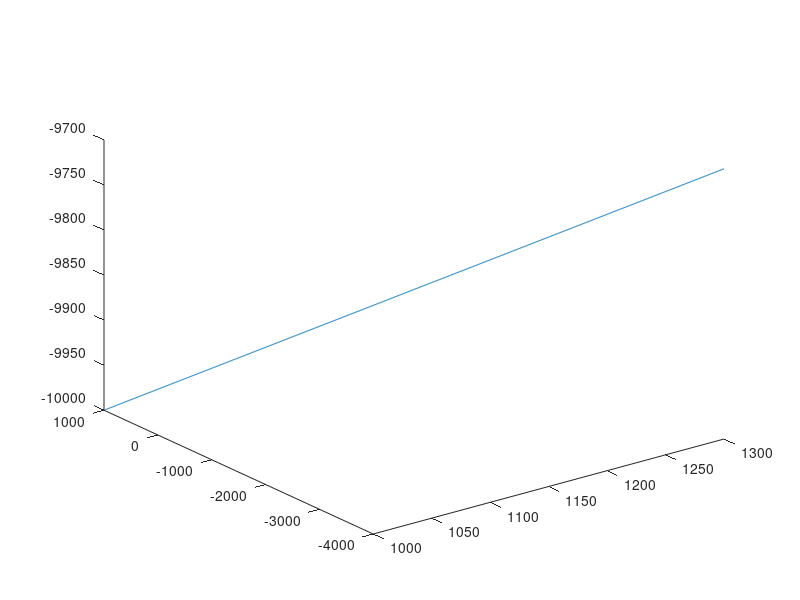

The MATLAB script that drew this image:
w = (pi/180)*[3 0 3]';
theta = 0; phi = 0; psi = 270*pi/180;
Ct = cos(theta);Cph = cos(phi);Cps = cos(psi);
St = sin(theta);Sph = sin(phi);Sps = sin(psi);
C1 = [1 Sph*St/Ct Cph*St/Ct;
    0 Cph -Sph;
    0 Sph/Ct Cph/Ct];
C_matrix = [Ct*Cps Sph*St*Cps-Cph*Sps Cph*St*Cps+Sph*Sps;
    Ct*Sps Sph*St*Sps+Cph*Cps Cph*St*Sps-Sph*Cps;
    -St Sph*Ct Cph*Ct];
b = [500 30 30]';
t = linspace(0,10,1000);
dx = 30.*t;dy = -500.*t;dz = 30.*t;
for i = 1:length(t)
    x(i) = 1000+dx(i);
    y(i) = 1000+dy(i);
    z(i) = -10000+dz(i);
end
plot3(x,y,z)
